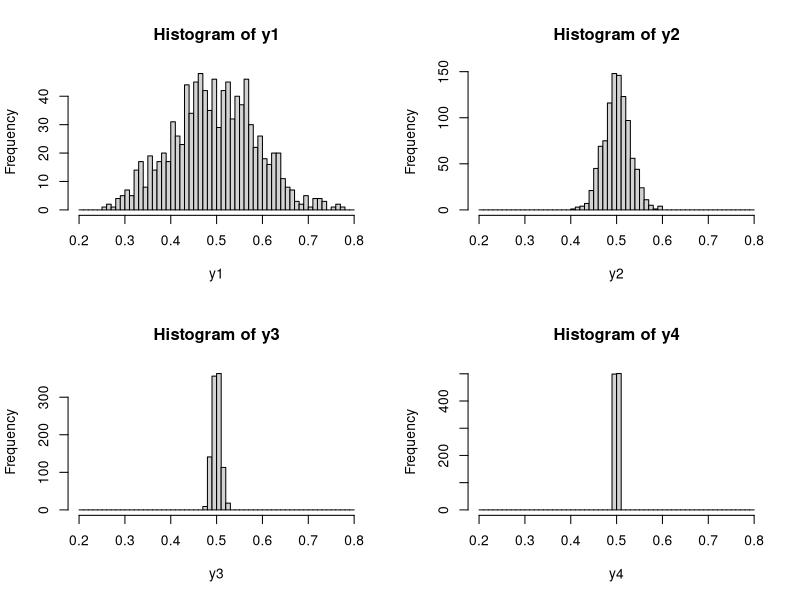
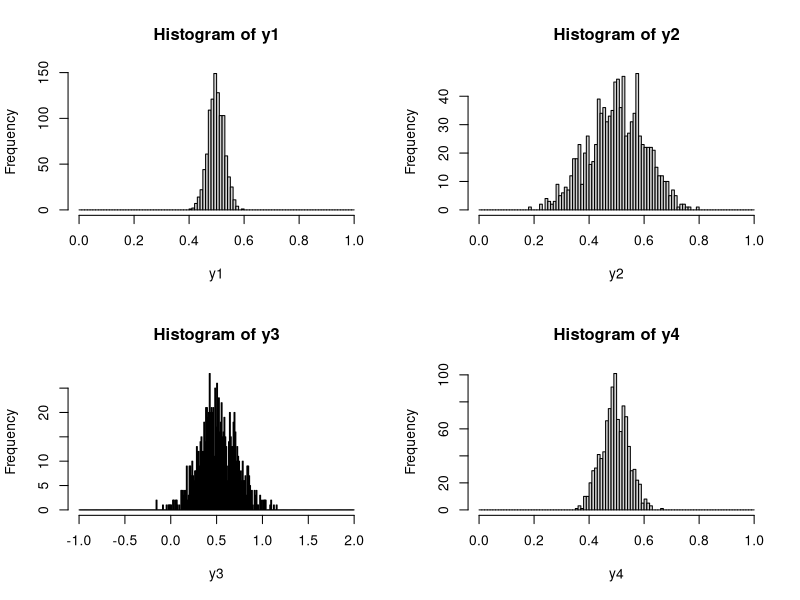
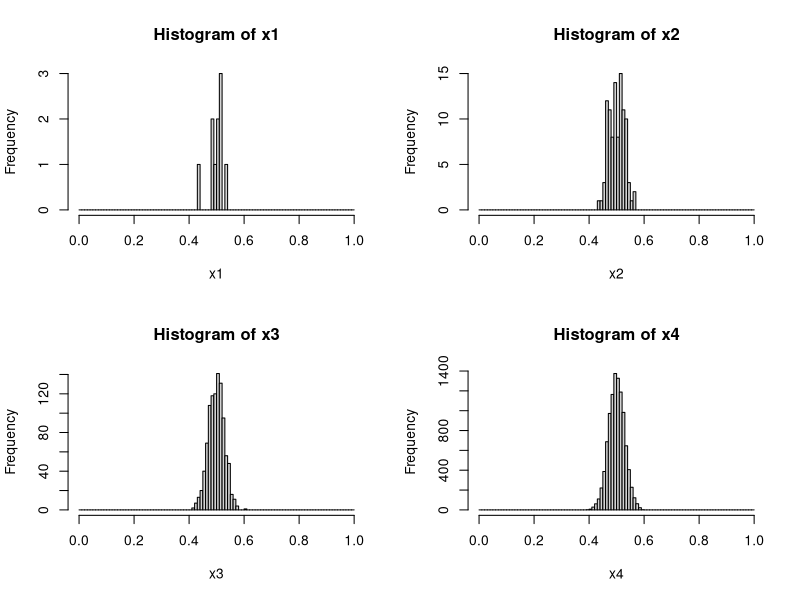

The R script that drew these images, in order:
# initialize
set.seed(1)
y1<-rep(0,1000)
y2<-rep(0,1000)
y3<-rep(0,1000)
y4<-rep(0,1000)

# CLT with different sample size
for (i in 1:1000){
  y1[i]<-mean(runif(10,0,1))
  y2[i]<-mean(runif(100,0,1))
  y3[i]<-mean(runif(1000,0,1))
  y4[i]<-mean(runif(10000,0,1))
}
# numerical characteristics
cat("y1 mean=",mean(y1),"\ny2 mean=",mean(y2),"\ny3 mean=",mean(y3),"\ny4 mean=",mean(y4),"\n")
# result:
# y1 mean= 0.4954792 
# y2 mean= 0.500654 
# y3 mean= 0.4999401 
# y4 mean= 0.5000066 
cat("y1 std=",sd(y1),"\ny2 std=",sd(y2),"\ny3 std=",sd(y3),"\ny4 std=",sd(y4),"\n")
# result:
# y1 std= 0.09232405 
# y2 std= 0.02883975 
# y3 std= 0.009110016 
# y4 std= 0.002926821 
# plot
bk<-seq(0.2,0.8,0.01)
par(mfrow=c(2,2))
hist(y1,breaks=bk)
hist(y2,breaks=bk)
hist(y3,breaks=bk)
hist(y4,breaks=bk)

# CLT with different distributions
for (i in 1:1000){
  y1[i]<-mean(runif(100,0,1))
  y2[i]<-mean(rnorm(100,0.5,1))
  y3[i]<-mean(rnorm(100,0.5,2))
  y4[i]<-mean(rbinom(100,1,0.5))
}
# numerical characteristics
cat("y1 mean=",mean(y1),"\ny2 mean=",mean(y2),"\ny3 mean=",mean(y3),"\ny4 mean=",mean(y4),"\n")
# result
# y1 mean= 0.4987143 
# y2 mean= 0.5007656 
# y3 mean= 0.5109862 
# y4 mean= 0.49959 
cat("y1 std=",sd(y1),"\ny2 std=",sd(y2),"\ny3 std=",sd(y3),"\ny4 std=",sd(y4),"\n")
# result
# y1 std= 0.02874376 
# y2 std= 0.1021854 
# y3 std= 0.203062 
# y4 std= 0.04887659 
# plot
bk1<-seq(0,1,0.01)
bk2<-seq(-1,2,0.01)
par(mfrow=c(2,2))
hist(y1,breaks=bk1)
hist(y2,breaks=bk1)
hist(y3,breaks=bk2)
hist(y4,breaks=bk1)

# CLT with sampling times
set.seed(1)
x1<-rep(0,10)
x2<-rep(0,100)
x3<-rep(0,1000)
x4<-rep(0,10000)
for (i in 1:10){
  x1[i]<-mean(runif(100,0,1))
}
for (i in 1:100){
  x2[i]<-mean(runif(100,0,1))
}
for (i in 1:1000){
  x3[i]<-mean(runif(100,0,1))
}
for (i in 1:10000){
  x4[i]<-mean(runif(100,0,1))
}
cat("x1 mean=",mean(x1),"\nx2 mean=",mean(x2),"\nx3 mean=",mean(x3),"\nx4 mean=",mean(x4),"\n")
# result:
# x1 mean= 0.4980591 
# x2 mean= 0.5034793 
# x3 mean= 0.5011885 
# x4 mean= 0.5002187 
cat("x1 std=",sd(x1),"\nx2 std=",sd(x2),"\nx3 std=",sd(x3),"\nx4 std=",sd(x4),"\n")
# result:
# x1 std= 0.02906032 
# x2 std= 0.02672181 
# x3 std= 0.02949015 
# x4 std= 0.02889548 
# plot
bk3<-seq(0,1,0.01)
par(mfrow=c(2,2))
hist(x1,breaks=bk3)
hist(x2,breaks=bk3)
hist(x3,breaks=bk3)
hist(x4,breaks=bk3)
